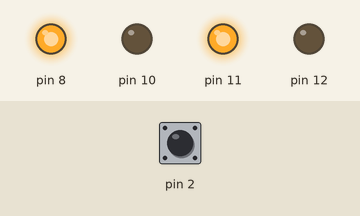
The sketch below on a simulated Arduino Uno, built with avr-gcc and run on an emulated ATmega328P. Parts: output pins drawn as LEDs (lit = HIGH). The inputs (shaded band) are chosen by the test bench; at power-on: pin 2 HIGH.

Above: at 1.2 s.
1.3 s: pin 2 pulled LOW for 0.15 s
At 1.37 s:
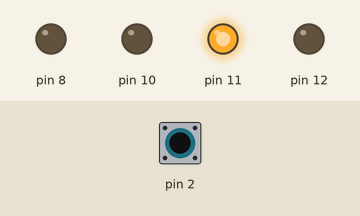
2.9 s: pin 2 pulled LOW for 3.2 s
At 7.4 s:
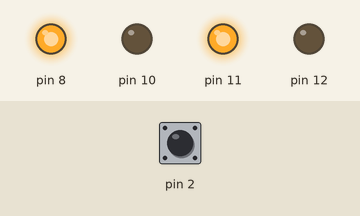
Timing chart, 0 to 8.9 s (numbered marks = the images above; inputs shaded):
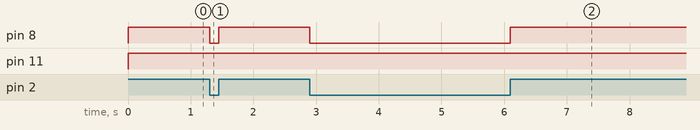

The sketch:

s2e2_buttonwithmotor.ino
```cpp
/*
Challenges:
1) Wire the button and get motor A to move when you press and stop when you don't press
2) get motor B to move when you press and stop when don't press
3) get both motor A and B to move when you press and both to stop when you don't press
4) When you press, move both motors forward for 1 second and then stop.
5) When you press, move both motors backward for 1 second and then stop.
6) Do tape challenge

*/

void setup() {


  //-Button Setup
  pinMode(2,INPUT_PULLUP);

  //-Control Motor B
  pinMode(10,OUTPUT);
  pinMode(12,OUTPUT);


  //-Control Motor A
  pinMode(8,OUTPUT);
  pinMode(11,OUTPUT);

}


void loop() {

  //-if I press the button, move motor A
  if ( digitalRead(2) == LOW ) {
    digitalWrite(8,LOW);
    digitalWrite(11,HIGH);
  }

  //-if I don't press the button, stop motor A
  if ( digitalRead(2) == HIGH ) {
    digitalWrite(8,HIGH);
    digitalWrite(11,HIGH);
  }

  /*
  //-Turn on Motor B
  digitalWrite(10,LOW);
  digitalWrite(12,LOW);

  //-Turn on Motor A
  digitalWrite(8,LOW);
  digitalWrite(11,LOW);
  */
}
```

Measured:
- after the input at 1.3 s, pin 8: HIGH → LOW at once, → HIGH 0.15 s later
- after the input at 2.9 s, pin 8: HIGH → LOW at once, → HIGH 3.2 s later
